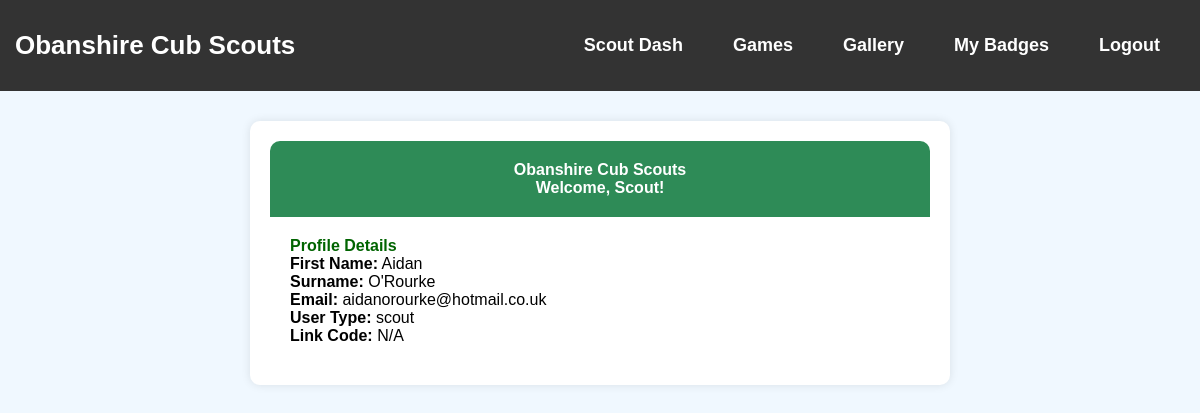
Page /public/scout/dashboard.php (signed in) on the committed database.
### tables this page shows
CREATE TABLE `users` (
  `id` int(11) NOT NULL,
  `username` varchar(50) NOT NULL,
  `password` varchar(255) NOT NULL,
  `email` varchar(100) NOT NULL,
  `user_type` enum('admin','scout','parent') NOT NULL,
  `first_name` varchar(255) DEFAULT NULL,
  `surname` varchar(255) DEFAULT NULL
);

### public/scout/dashboard.php (the view, shortened to what this page needs)
<?php
include 'includes/header.php';
include 'config/config.php';
$username = $_SESSION['username'];
$sql = "SELECT users.*, scouts.link_code
        FROM users
        LEFT JOIN scouts ON users.id = scouts.user_id
        WHERE users.username = ?";
$stmt = mysqli_prepare($conn, $sql);
mysqli_stmt_bind_param($stmt, "s", $username);
mysqli_stmt_execute($stmt);
$result = mysqli_stmt_get_result($stmt);
$user = mysqli_fetch_assoc($result);
?>
<!DOCTYPE html>
<html lang="en">
<head>
  <link rel="stylesheet" href="assets/css/scout-dash.css" />
</head>
<body>
  <div class="container">
    <header>
      <h1>Obanshire Cub Scouts</h1>
      <h2>Welcome, <?= htmlspecialchars($user['username']) ?>!</h2>
    </header>
    <section>
      <h3>Profile Details</h3>
      <p><strong>First Name:</strong> <?= htmlspecialchars($user['first_name']) ?></p>
      <p><strong>Surname:</strong> <?= htmlspecialchars($user['surname']) ?></p>
      <p><strong>Email:</strong> <?= htmlspecialchars($user['email']) ?></p>
      <p><strong>User Type:</strong> <?= htmlspecialchars($user['user_type']) ?></p>
      <p><strong>Link Code:</strong> <?= htmlspecialchars($user['link_code'] ?? 'N/A') ?></p>
    </section>
  </div>
</body>
</html>

### assets/css/style.css (style rules this page uses)
* { margin: 0; padding: 0; box-sizing: border-box; font-family: sans-serif; font-size: 16px; }

### assets/css/scout-dash.css (style rules this page uses)
body { font-family: Arial, sans-serif; background-color: #f0f8ff; margin: 0; padding: 0; }
.container { max-width: 700px; margin: 30px auto; padding: 20px; background: white; border-radius: 10px; box-shadow: 0 0 10px rgba(0,0,0,0.1); }
header { background-color: #2e8b57; color: white; padding: 20px; border-radius: 10px 10px 0 0; text-align: center; }
section { padding: 20px; }
h3 { color: #006400; }

### rows in the picture
users: username "Scout", first_name "Aidan", surname "O'Rourke", email "aidanorourke@hotmail.co.uk", user_type "scout"

### other values in the picture
$user['link_code'] "N/A"
